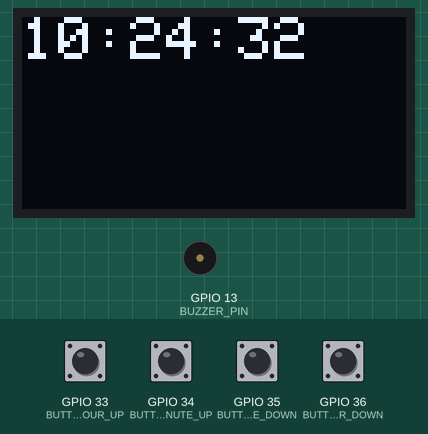
The sketch below on a simulated ESP32. Shown: 128×64 one-colour display, buzzer (waves = sounding, pin HIGH). The test bench sets the inputs (shaded band); at power-on: GPIO 33 (BUTTON_HOUR_UP), GPIO 34 (BUTTON_MINUTE_UP), GPIO 35 (BUTTON_MINUTE_DOWN), GPIO 36 (BUTTON_HOUR_DOWN) HIGH. WiFi joins after 1.5 s; servers stay silent unless stated; the local clock reads 2024-03-15 10:24:30 at power-on unless the sketch sets it.

Above: at 2.7 s.
2.8 s: GPIO 33 (BUTTON_HOUR_UP) pulled LOW for 0.15 s
At 3.8 s:
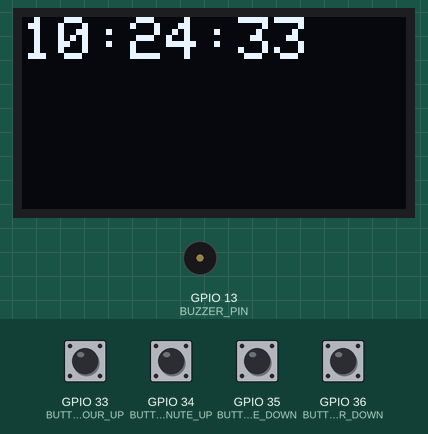
At 4.8 s:
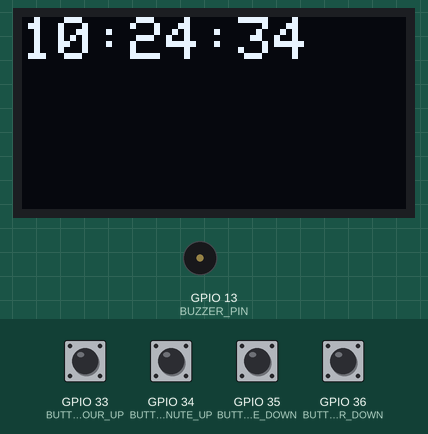
8.9 s: GPIO 34 (BUTTON_MINUTE_UP) pulled LOW for 0.15 s
15.0 s: GPIO 35 (BUTTON_MINUTE_DOWN) pulled LOW for 0.15 s
Timing chart, 0 to 18.0 s (numbered marks = the images above; inputs shaded):
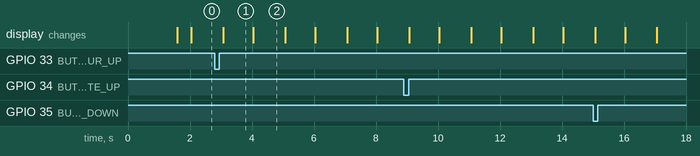

The sketch:

Practica_11_Reloj_NTP_Alarma_v2.ino
```cpp
// ==============================================================================
// Practica 11: Reloj Despertador NTP con WiFi y Alarma (Version 2 / Borrador)
// Practice 11: NTP Internet Alarm Clock with WiFi & Buzzer (Version 2 / Draft)
//
// Descripcion / Description:
// [ES] Implementacion compacta de reloj digital con sincronizacion horaria por Internet
//      via protocolo NTP, ajuste de alarma con 4 botones mediante interrupciones y buzzer.
// [EN] Compact implementation of Internet-synchronized digital clock via NTP over WiFi,
//      alarm time adjustment with 4 interrupt-driven buttons, and piezo buzzer alarm.
//
// ==============================================================================

#include <Adafruit_GFX.h>
#include <Adafruit_SSD1306.h>
#include <WiFi.h>
#include "time.h"

// ------------------------------------------------------------------------------
// Configuracion de Pantalla OLED / OLED Display Configuration
// ------------------------------------------------------------------------------
#define SCREEN_WIDTH 128
#define SCREEN_HEIGHT 64
Adafruit_SSD1306 display(SCREEN_WIDTH, SCREEN_HEIGHT, &Wire, -1);

// ------------------------------------------------------------------------------
// Parametros de Red WiFi y Servidor NTP / WiFi & NTP Parameters
// ------------------------------------------------------------------------------
const char* ssid = "YOUR_WIFI_SSID";          // [ES] Nombre de red WiFi   / [EN] WiFi SSID
const char* password = "YOUR_WIFI_PASSWORD";       // [ES] Contrasena WiFi      / [EN] WiFi Password
const char* ntpServer = "time.google.com"; // [ES] Servidor NTP         / [EN] NTP Time Server
const long gmtOffset_sec = -21600;         // [ES] Zona horaria GMT-6   / [EN] Timezone offset (GMT-6)
const int daylightOffset_sec = 0;          // [ES] Sin horario de verano/ [EN] Daylight savings offset

// ------------------------------------------------------------------------------
// Definicion de Pines / Pin Definitions
// ------------------------------------------------------------------------------
#define BUTTON_HOUR_UP 33     // [ES] +Horas   / [EN] Hours + (GPIO 33)
#define BUTTON_HOUR_DOWN 36   // [ES] -Horas   / [EN] Hours - (GPIO 36)
#define BUTTON_MINUTE_UP 34   // [ES] +Minutos / [EN] Minutes + (GPIO 34)
#define BUTTON_MINUTE_DOWN 35 // [ES] -Minutos / [EN] Minutes - (GPIO 35)
#define BUZZER_PIN 13         // [ES] Buzzer   / [EN] Buzzer Pin (GPIO 13)

// ------------------------------------------------------------------------------
// Frecuencias de Notas Musicales (Hz) / Note Frequencies (Hz)
// ------------------------------------------------------------------------------
#define Fa   1431
#define Sol  1275
#define La   1136
#define LaS  1072

// Melodia de la alarma / Alarm melody
int melody[] = {La, LaS, La, La, Fa, Sol, La, LaS};
int durations[] = {500, 500, 500, 500, 500, 500, 500, 500};

// Variables para la hora y la alarma / Time & Alarm variables
volatile int alarmHour = 0;
volatile int alarmMinute = 0;
char timeHour[3], timeMinute[3], timeSecond[3];

// Debouncing de botones / Button debounce variables
unsigned long lastPressHourUp = 0, lastPressHourDown = 0;
unsigned long lastPressMinuteUp = 0, lastPressMinuteDown = 0;
const unsigned long debounceDelay = 200; // 200 ms debounce filter

// ------------------------------------------------------------------------------
// Rutinas de Interrupcion (ISR) / Alarm Adjustment ISRs
// ------------------------------------------------------------------------------
void IRAM_ATTR handleHourUp() {
    if (millis() - lastPressHourUp > debounceDelay) {
        alarmHour = (alarmHour + 1) % 24;
        lastPressHourUp = millis();
    }
}

void IRAM_ATTR handleHourDown() {
    if (millis() - lastPressHourDown > debounceDelay) {
        alarmHour = (alarmHour - 1 + 24) % 24;
        lastPressHourDown = millis();
    }
}

void IRAM_ATTR handleMinuteUp() {
    if (millis() - lastPressMinuteUp > debounceDelay) {
        alarmMinute = (alarmMinute + 1) % 60;
        lastPressMinuteUp = millis();
    }
}

void IRAM_ATTR handleMinuteDown() {
    if (millis() - lastPressMinuteDown > debounceDelay) {
        alarmMinute = (alarmMinute - 1 + 60) % 60;
        lastPressMinuteDown = millis();
    }
}

// ------------------------------------------------------------------------------
// Configuracion Inicial / System Setup
// ------------------------------------------------------------------------------
void setup() {
    display.begin(SSD1306_SWITCHCAPVCC, 0x3C);
    display.clearDisplay();
    display.setTextSize(1);
    display.setTextColor(WHITE);

    display.setCursor(0, 0);
    display.print("Conectando WiFi / Connecting...");
    display.display();

    WiFi.begin(ssid, password);
    while (WiFi.status() != WL_CONNECTED) {
        delay(500);
    }

    configTime(gmtOffset_sec, daylightOffset_sec, ntpServer);

    pinMode(BUTTON_HOUR_UP, INPUT_PULLUP);
    pinMode(BUTTON_HOUR_DOWN, INPUT_PULLUP);
    pinMode(BUTTON_MINUTE_UP, INPUT_PULLUP);
    pinMode(BUTTON_MINUTE_DOWN, INPUT_PULLUP);
    attachInterrupt(BUTTON_HOUR_UP, handleHourUp, FALLING);
    attachInterrupt(BUTTON_HOUR_DOWN, handleHourDown, FALLING);
    attachInterrupt(BUTTON_MINUTE_UP, handleMinuteUp, FALLING);
    attachInterrupt(BUTTON_MINUTE_DOWN, handleMinuteDown, FALLING);

    pinMode(BUZZER_PIN, OUTPUT);
}

// ------------------------------------------------------------------------------
// Bucle Principal / Main Loop
// ------------------------------------------------------------------------------
void loop() {
    display.clearDisplay();
    printLocalTime();
    displayAlarmTime();
    verificarAlarma();
}

// ------------------------------------------------------------------------------
// Visualizacion de Hora NTP / NTP Time Display
// ------------------------------------------------------------------------------
void printLocalTime() {
    struct tm timeinfo;
    if (!getLocalTime(&timeinfo)) {
        display.setCursor(0, 0);
        display.print("Error hora / Time error");
        display.display();
        return;
    }

    strftime(timeHour, 3, "%H", &timeinfo);
    strftime(timeMinute, 3, "%M", &timeinfo);
    strftime(timeSecond, 3, "%S", &timeinfo);

    display.setTextSize(2);
    display.setCursor(0, 0);
    display.print(timeHour);
    display.print(":");
    display.print(timeMinute);
    display.print(":");
    display.print(timeSecond);
    display.display();
}

// ------------------------------------------------------------------------------
// Visualizacion de Alarma / Alarm Display
// ------------------------------------------------------------------------------
void displayAlarmTime() {
    display.setTextSize(1);
    display.setCursor(0, 40);
    display.print("Alarma / Alarm: ");
    if (alarmHour < 10) display.print('0');
    display.print(alarmHour);
    display.print(":");
    if (alarmMinute < 10) display.print('0');
    display.print(alarmMinute);
    display.display();
}

// ------------------------------------------------------------------------------
// Verificacion y Disparo de Alarma / Alarm Check & Play
// ------------------------------------------------------------------------------
void verificarAlarma() {
    int horaActual = atoi(timeHour);
    int minutoActual = atoi(timeMinute);

    if (horaActual == alarmHour && minutoActual == alarmMinute) {
        sonarAlarma();
    }
}

void sonarAlarma() {
    display.clearDisplay();
    display.setTextSize(2);
    display.setCursor(10, 10);
    display.print("ALARMA!");
    display.display();

    for (int i = 0; i < sizeof(melody) / sizeof(melody[0]); i++) {
        tone(BUZZER_PIN, melody[i], durations[i]);
        delay(durations[i] * 1.3);
        noTone(BUZZER_PIN);
    }
}
```

Measured:
- what the display in image 1 shows lasts 0.9 s, from 3.1 s to 4.0 s
